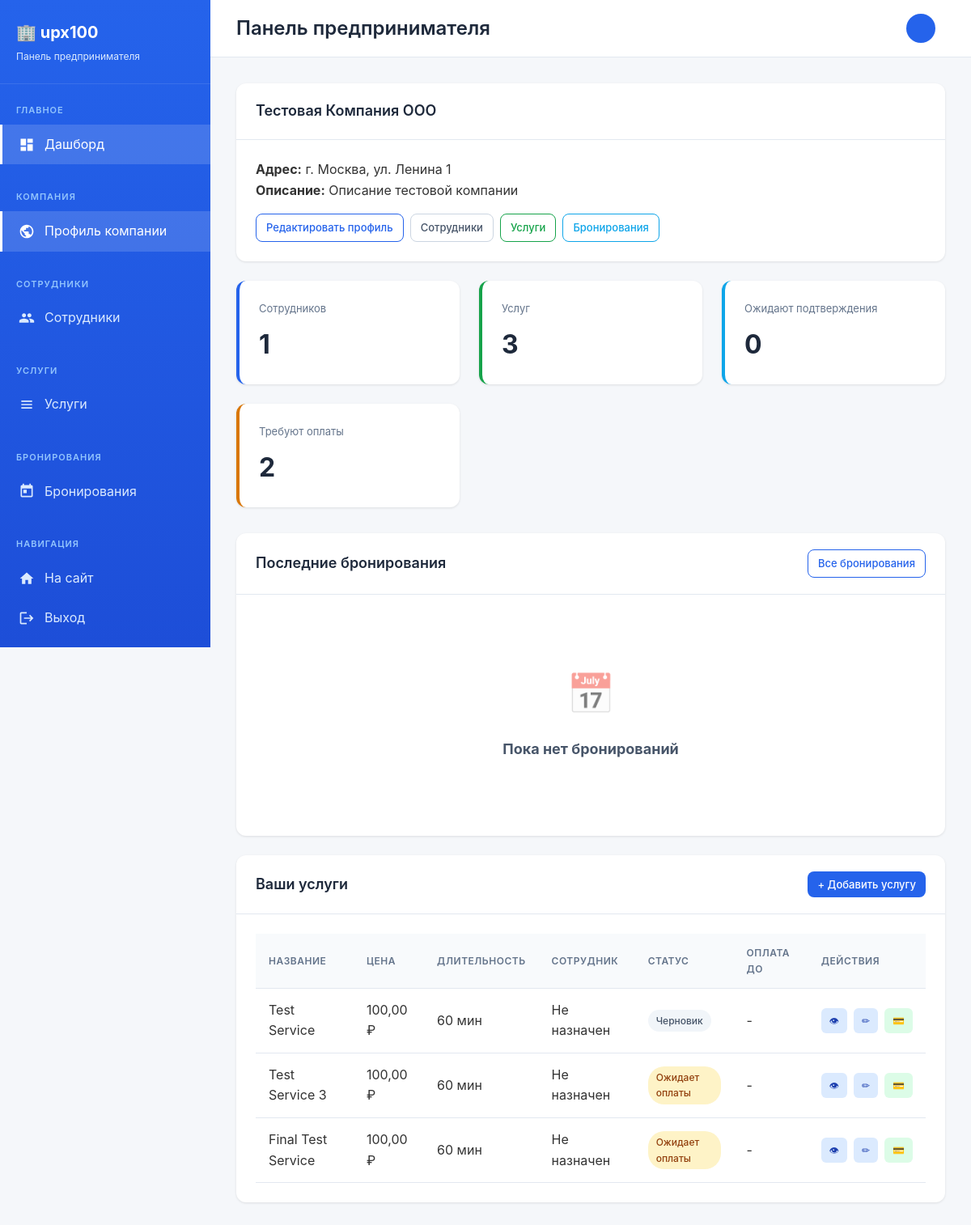
The page /business/profile/ (signed in) on the database as committed earlier.
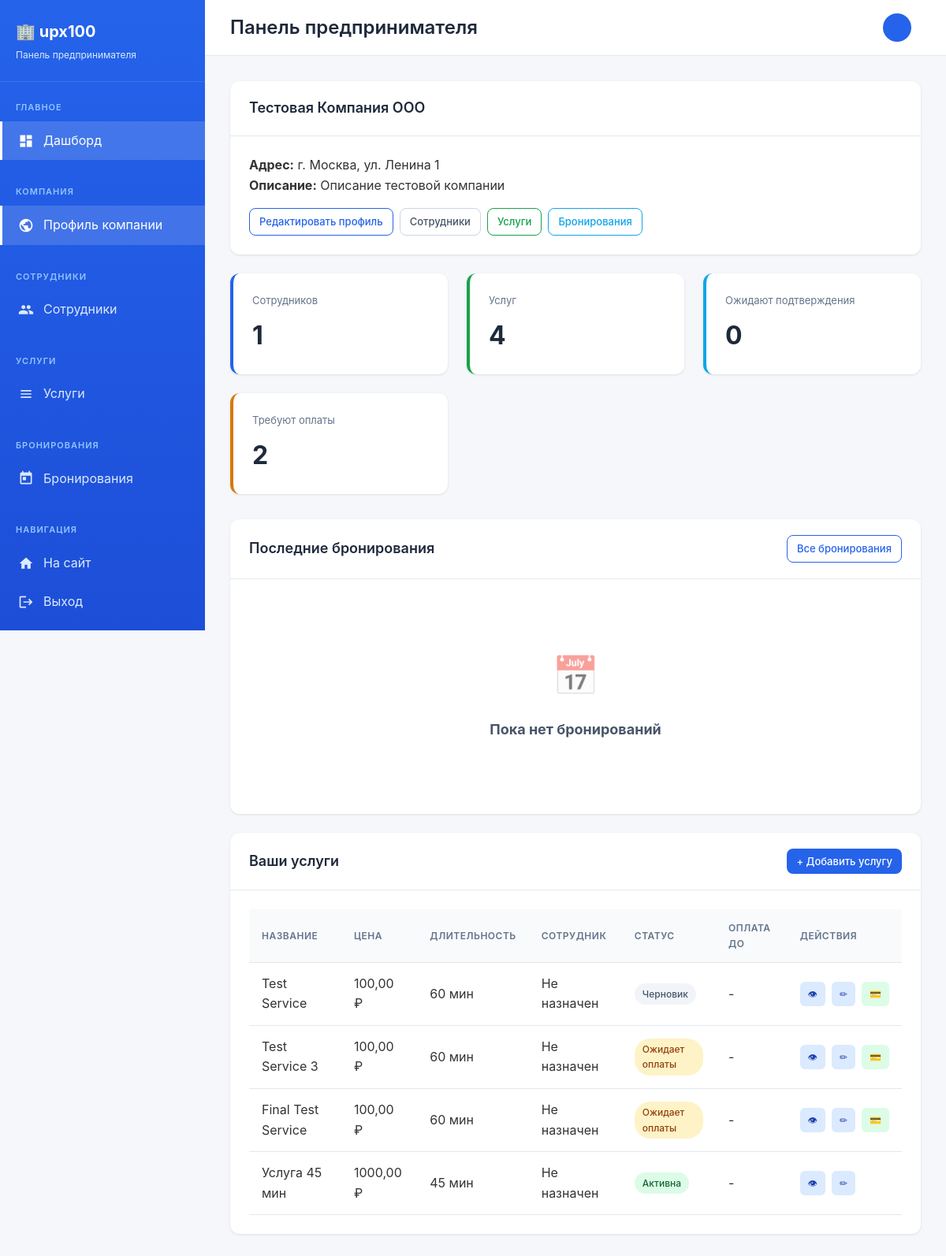
The same page on the database as committed later.
### business/models.py (models this page shows, shortened)
class Company(models.Model):
    owner = models.OneToOneField(settings.AUTH_USER_MODEL, on_delete=models.CASCADE, related_name='company')
    name = models.CharField(max_length=200, verbose_name="Название компании")
    description = models.TextField(blank=True, verbose_name="Описание")
    logo = models.ImageField(upload_to='company_logos/', blank=True, null=True, verbose_name="Логотип")
    photo = models.ImageField(upload_to='company_photos/', blank=True, null=True, verbose_name="Фото компании")
    address = models.CharField(max_length=300, verbose_name="Адрес")
    latitude = models.DecimalField(max_digits=9, decimal_places=6, blank=True, null=True, verbose_name="Широта")
    longitude = models.DecimalField(max_digits=9, decimal_places=6, blank=True, null=True, verbose_name="Долгота")
    created_at = models.DateTimeField(auto_now_add=True)
    updated_at = models.DateTimeField(auto_now=True)
    class Meta:
        verbose_name = "Компания"
        verbose_name_plural = "Компании"

class Service(models.Model):
    STATUS_CHOICES = [
        ('draft', 'Черновик'),
        ('active', 'Активна'),
        ('inactive', 'Неактивна (неоплата)'),
        ('pending_payment', 'Ожидает оплаты'),
    ]
    company = models.ForeignKey(Company, on_delete=models.CASCADE, related_name='services', verbose_name="Компания")
    category = models.ForeignKey('companies.Category', on_delete=models.SET_NULL, null=True, blank=True,
                                  related_name='business_services', verbose_name="Категория")
    subcategory = models.ForeignKey('companies.Subcategory', on_delete=models.SET_NULL, null=True, blank=True,
                                  related_name='business_services', verbose_name="Подкатегория")
    employees = models.ManyToManyField(Employee, related_name='services', verbose_name="Сотрудники")
    name = models.CharField(max_length=200, verbose_name="Название услуги")
    description = models.TextField(blank=True, verbose_name="Описание")
    price = models.DecimalField(max_digits=10, decimal_places=2, verbose_name="Цена (руб)")
    duration = models.PositiveIntegerField(help_text="Длительность в минутах", verbose_name="Длительность (мин)", null=True, blank=True)
    photo = models.ImageField(upload_to='service_photos/', blank=True, null=True, verbose_name="Фото услуги")
    status = models.CharField(max_length=20, choices=STATUS_CHOICES, default='draft', verbose_name="Статус")
    created_at = models.DateTimeField(auto_now_add=True)
    updated_at = models.DateTimeField(auto_now=True)
    payment_amount = models.DecimalField(max_digits=10, decimal_places=2, default=0, verbose_name="Сумма оплаты (руб/мес)")
    payment_due_date = models.DateTimeField(null=True, blank=True, verbose_name="Дата окончания оплаты")
    last_payment_date = models.DateTimeField(null=True, blank=True, verbose_name="Дата последней оплаты")
    class Meta:
        verbose_name = "Услуга"
        verbose_name_plural = "Услуги"

### business/views.py (the view)
# urls.py: path('profile/', views.company_profile_view, name='company_profile'),
@login_required
def company_profile_view(request):
    try:
        company = request.user.company
    except Company.DoesNotExist:
        return redirect('business:company_edit')
    employees = company.employees.all()
    services = company.services.all()
    bookings = Booking.objects.filter(service__company=company).order_by('-created_at')[:10]
    pending_bookings_count = Booking.objects.filter(service__company=company, status='pending').count()
    services_pending_count = company.services.filter(status='pending_payment').count()
    context = {
        'company': company,
        'employees': employees,
        'services': services,
        'bookings': bookings,
        'pending_bookings_count': pending_bookings_count,
        'services_pending_count': services_pending_count,
    }
    return render(request, 'business/company_profile.html', context)

### templates/business/company_profile.html (shortened to what this page needs)
{% extends 'business/base.html' %}
{% block content %}
    {% if not company %}
        <div class="message warning">
            <h4>Профиль компании не создан</h4>
            <p>Для начала работы необходимо создать профиль вашей компании.</p>
            <a href="{% url 'business:company_edit' %}" class="btn btn-primary">Создать профиль компании</a>
        </div>
    {% else %}
        <div class="card">
            <div class="card-header">
                <h3 class="card-title">{{ company.name }}</h3>
            </div>
            <div class="card-body">
                <div class="row" style="display: flex; gap: 24px; flex-wrap: wrap;">
                    <div style="flex: 1;">
                        <p><strong>Адрес:</strong> {{ company.address }}</p>
                        <p><strong>Описание:</strong> {{ company.description|default:"Не указано" }}</p>
                        <div class="mt-3" style="margin-top: 16px; display: flex; gap: 8px; flex-wrap: wrap;">
                            <a href="{% url 'business:company_edit' %}" class="btn btn-sm btn-outline-primary">Редактировать профиль</a>
                            <a href="{% url 'business:employee_list' %}" class="btn btn-sm btn-outline-secondary">Сотрудники</a>
                            <a href="{% url 'business:service_list' %}" class="btn btn-sm btn-outline-success">Услуги</a>
                            <a href="{% url 'business:booking_list' %}" class="btn btn-sm btn-outline-info">Бронирования</a>
                        </div>
                    </div>
                </div>
            </div>
        </div>
        <div class="stats-grid">
            <div class="stat-card" style="border-left: 4px solid #2563eb;">
                <div class="stat-label">Сотрудников</div>
                <div class="stat-value">{{ employees.count }}</div>
            </div>
            <div class="stat-card" style="border-left: 4px solid #16a34a;">
                <div class="stat-label">Услуг</div>
                <div class="stat-value">{{ services.count }}</div>
            </div>
            <div class="stat-card" style="border-left: 4px solid #0ea5e9;">
                <div class="stat-label">Ожидают подтверждения</div>
                <div class="stat-value">{{ pending_bookings_count }}</div>
            </div>
            <div class="stat-card" style="border-left: 4px solid #d97706;">
                <div class="stat-label">Требуют оплаты</div>
                <div class="stat-value">{{ services_pending_count }}</div>
            </div>
        </div>
        <div class="card">
            <div class="card-header d-flex justify-content-between align-items-center">
                <h5 class="card-title mb-0">Последние бронирования</h5>
                <a href="{% url 'business:booking_list' %}" class="btn btn-sm btn-outline-primary">Все бронирования</a>
            </div>
            <div class="card-body">
                {% if bookings %}
                <div class="table-responsive">
                    <table>
                        <thead>
                            <tr>
                                <th>Клиент</th>
                                <th>Услуга</th>
                                <th>Статус</th>
                                <th>Дата создания</th>
                                <th>Действия</th>
                            </tr>
                        </thead>
                        <tbody>
                            {% for booking in bookings %}
                            <tr>
                                <td>{{ booking.client_name }}</td>
                                <td>{{ booking.service.name }}</td>
                                <td>
                                    <span class="badge badge-{% if booking.status == 'confirmed' %}success{% elif booking.status == 'pending' %}warning{% elif booking.status == 'cancelled' %}danger{% else %}info{% endif %}">
                                        {{ booking.get_status_display }}
                                    </span>
                                </td>
                                <td>{{ booking.created_at|date:"d.m.Y H:i" }}</td>
                                <td>
                                    {% if booking.status == 'pending' %}
                                        <a href="{% url 'business:booking_confirm' booking.pk %}" class="btn btn-sm btn-success">✓</a>
                                        <a href="{% url 'business:booking_cancel' booking.pk %}" class="btn btn-sm btn-danger">✗</a>
                                    {% endif %}
                                </td>
                            </tr>
                            {% endfor %}
                        </tbody>
                    </table>
                </div>
                {% else %}
                <div class="empty-state">
                    <div class="empty-state-icon">📅</div>
                    <h3>Пока нет бронирований</h3>
                </div>
                {% endif %}
            </div>
        </div>
        <div class="card">
            <div class="card-header d-flex justify-content-between align-items-center">
                <h5 class="card-title mb-0">Ваши услуги</h5>
                <a href="{% url 'business:service_create' %}" class="btn btn-sm btn-primary">+ Добавить услугу</a>
            </div>
            <div class="card-body">
                {% if services %}
                <div class="table-responsive">
                    <table>
                        <thead>
                            <tr>
                                <th>Название</th>
                                <th>Цена</th>
                                <th>Длительность</th>
                                <th>Сотрудник</th>
                                <th>Статус</th>
                                <th>Оплата до</th>
                                <th>Действия</th>
                            </tr>
                        </thead>
                        <tbody>
                            {% for service in services %}
                            <tr>
                                <td>{{ service.name }}</td>
                                <td>{{ service.price }} ₽</td>
                                <td>{{ service.duration }} мин</td>
                                <td>{{ service.employee.name|default:"Не назначен" }}</td>
                                <td>
                                    <span class="badge badge-{% if service.status == 'active' %}success{% elif service.status == 'pending_payment' %}warning{% elif service.status == 'inactive' %}danger{% else %}secondary{% endif %}">
                                        {{ service.get_status_display }}
                                    </span>
                                </td>
                                <td>
                                    {% if service.payment_due_date %}
                                        {{ service.payment_due_date|date:"d.m.Y" }}
                                    {% else %}
                                        -
                                    {% endif %}
                                </td>
                                <td>
                                    <div class="actions-cell">
                                        <a href="{% url 'business:service_detail' service.pk %}" class="action-btn edit" title="Просмотр">👁</a>
                                        <a href="{% url 'business:service_edit' service.pk %}" class="action-btn edit" title="Редактировать">✏</a>
                                        {% if service.status != 'active' %}
                                        <a href="{% url 'business:payment_process' service.pk %}" class="action-btn edit" style="background: #dcfce7; color: #166534;" title="Оплатить">💳</a>
                                        {% endif %}
                                    </div>
                                </td>
                            </tr>
                            {% endfor %}
                        </tbody>
                    </table>
                </div>
                {% else %}
                <div class="empty-state">
                    <div class="empty-state-icon">🛠</div>
                    <h3>Услуги еще не созданы</h3>
                    <p><a href="{% url 'business:service_create' %}">Добавить первую услугу</a></p>
                </div>
                {% endif %}
            </div>
        </div>
    {% endif %}
{% endblock %}

### templates/business/base.html (shortened to what this page needs)
<!DOCTYPE html>
<html lang="ru">
<head>
    {% load static %}
</head>
<body>
    <div class="dashboard-container">
        <aside class="sidebar">
            <div class="sidebar-header">
                <h1>🏢 upx100</h1>
                <p>Панель предпринимателя</p>
            </div>
            <nav class="sidebar-nav">
                <div class="nav-section">
                    <div class="nav-section-title">Главное</div>
                    <a href="{% url 'business:company_profile' %}" class="nav-link {% if request.resolver_match.url_name == 'company_profile' %}active{% endif %}">
                        <svg class="nav-icon" viewBox="0 0 24 24"><path d="M3 13h8V3H3v10zm0 8h8v-6H3v6zm10 0h8V11h-8v10zm0-18v6h8V3h-8z"/></svg>
                        Дашборд
                    </a>
                </div>
                <div class="nav-section">
                    <div class="nav-section-title">Компания</div>
                    <a href="{% url 'business:company_edit' %}" class="nav-link {% if 'company' in request.resolver_match.url_name %}active{% endif %}">
                        Профиль компании
                    </a>
                </div>
                <div class="nav-section">
                    <div class="nav-section-title">Сотрудники</div>
                    <a href="{% url 'business:employee_list' %}" class="nav-link {% if 'employee' in request.resolver_match.url_name %}active{% endif %}">
                        Сотрудники
                    </a>
                </div>
                <div class="nav-section">
                    <div class="nav-section-title">Услуги</div>
                    <a href="{% url 'business:service_list' %}" class="nav-link {% if 'service' in request.resolver_match.url_name %}active{% endif %}">
                        <svg class="nav-icon" viewBox="0 0 24 24"><path d="M4 6h16v2H4zm0 5h16v2H4zm0 5h16v2H4z"/></svg>
                        Услуги
                    </a>
                </div>
                <div class="nav-section">
                    <div class="nav-section-title">Бронирования</div>
                    <a href="{% url 'business:booking_list' %}" class="nav-link {% if 'booking' in request.resolver_match.url_name %}active{% endif %}">
                        <svg class="nav-icon" viewBox="0 0 24 24"><path d="M19 3h-1V1h-2v2H8V1H6v2H5c-1.11 0-1.99.9-1.99 2L3 19c0 1.1.89 2 2 2h14c1.1 0 2-.9 2-2V5c0-1.1-.9-2-2-2zm0 16H5V8h14v11zM7 10h5v5H7z"/></svg>
                        Бронирования
                    </a>
                </div>
                <div class="nav-section">
                    <div class="nav-section-title">Навигация</div>
                    <a href="/" class="nav-link" target="_blank">
                        <svg class="nav-icon" viewBox="0 0 24 24"><path d="M10 20v-6h4v6h5v-8h3L12 3 2 12h3v8z"/></svg>
                        На сайт
                    </a>
                    <a href="{% url 'accounts:logout' %}" class="nav-link">
                        <svg class="nav-icon" viewBox="0 0 24 24"><path d="M17 7l-1.41 1.41L18.17 11H8v2h10.17l-2.58 2.58L17 17l5-5zM4 5h8V3H4c-1.1 0-2 .9-2 2v14c0 1.1.9 2 2 2h8v-2H4V5z"/></svg>
                        Выход
                    </a>
                </div>
            </nav>
        </aside>
        <main class="main-content">
            <div class="topbar">
                <h2 class="topbar-title">{{ title|default:"Панель предпринимателя" }}</h2>
                <div class="user-menu">
                    <div class="user-avatar">{{ user.username|first|upper }}</div>
                </div>
            </div>
            <div class="content-area">
                {% block content %}{% endblock %}
            </div>
        </main>
    </div>
</body>
</html>

Rows that differ between the two databases and show on the page:
computed for Company "Тестовая Компания ООО": count "3" → "4"
added Service: name "Услуга 45 мин", price "1000,00", duration "45", employee.name "Не назначен", status "Активна"
